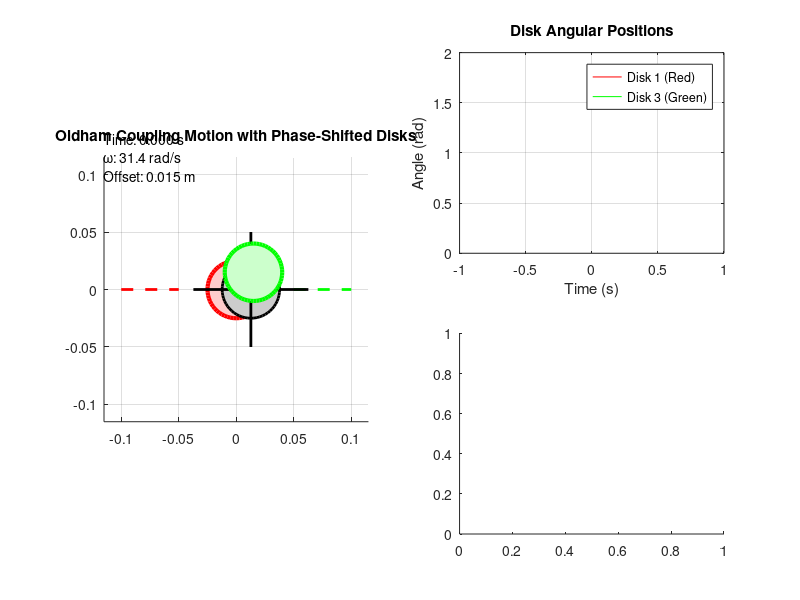

Write the MATLAB code that produced this figure. (Note: this script raises an error after producing the figure.)
% Oldham Coupling Dynamics Simulation with Three Phase-Shifted Disks
% Based on the kinematic modeling from VINUNIVERSITY presentation

clear; close all; clc;

%% Parameters
rpm = 300;                  % Rotational speed (revolutions per minute)
omega = rpm * 2 * pi/60;      % Angular velocity (rad/s)
offset = 0.015;             % Parallel misalignment between shafts (m)
duration = 5;             % Simulation duration (s)
phase_diff = pi/2;          % Phase difference between disks (π/2 as per slides)

% Coupling parameters
R = 0.05;                   % Coupling radius (m)
d = 2*R;                    % Diameter (for velocity/acceleration formulas)

% Simulation parameters
dt = 1e-4;                  % Time step (s)
t = 0:dt:duration;          % Time vector
N = length(t);              % Number of time steps

%% Initialize Disk Positions
% All disks follow the same basic equations but with phase shifts
theta = omega * t;          % Base angle evolution

% Disk 1 (Red - Driving disk) - Vertical slot initially (phase = 0)
x1 = offset*cos(theta);
y1 = offset*sin(theta);

% Disk 2 (Gray - Middle disk) - Has both slots (average phase)
x2 = offset*cos(theta) - (offset^2)/(2*R)*cos(2*theta);
y2 = offset*sin(theta) - (offset^2)/(2*R)*sin(2*theta);

% Disk 3 (Green - Driven disk) - Horizontal slot initially (phase = π/2)
x3 = offset*cos(theta + phase_diff);
y3 = offset*sin(theta + phase_diff);

%% Calculate Velocities and Accelerations (from slides formulas)
% Velocity magnitude for all disks is d*ω (where d is offset)
v1 = d*omega;
v2 = d*omega;
v3 = d*omega;

% Angular acceleration (assumed zero for constant velocity)
alpha = 0;

% Acceleration magnitude (from slide 26)
a_mag = d*sqrt(alpha^2 + 4*omega^4);

%% Visualization
figure('Color', 'white', 'Position', [100, 100, 1200, 800]);

% Animation of the coupling motion
for i = 1:50:N
    clf;
    
    % Draw all three disks with phase-shifted positions
    subplot(2,2,[1,3]);
    hold on; axis equal; grid on;
    title('Oldham Coupling Motion with Phase-Shifted Disks');
    xlim([-2*R-offset, 2*R+offset]); 
    ylim([-2*R-offset, 2*R+offset]);
    
    % Draw shafts
    plot([-2*R, -R], [0, 0], 'r--', 'LineWidth', 2); % Input shaft
    plot([R, 2*R], [0, 0], 'g--', 'LineWidth', 2);   % Output shaft
    
    % Disk 1 (Red - Driving disk)
    rectangle('Position', [x1(i)-R/2-offset, y1(i)-R/2, R, R], ...
              'Curvature', [1,1], 'FaceColor', [1, 0.8, 0.8], ...
              'EdgeColor', 'r', 'LineWidth', 3);
    % Vertical slot (initial position)
    % plot([x1(i)-R/2*cos(0+phase_diff/2), x1(i)+R/2*cos(0+phase_diff/2)], ...
    %      [y1(i)-R/2*sin(0+phase_diff/2), y1(i)+R/2*sin(0+phase_diff/2)], ...
    %      'r-', 'LineWidth', 3);
    
    % Disk 2 (Gray - Middle disk)
    rectangle('Position', [x2(i)-R/2, y2(i)-R/2, R, R], ...
              'Curvature', [1,1], 'FaceColor', [0.8, 0.8, 0.8], ...
              'EdgeColor', 'k', 'LineWidth', 2);
    % Cross slots
    plot([x2(i)-R*cos(theta(i)), x2(i)+R*cos(theta(i))], ...
         [y2(i)-R*sin(theta(i)), y2(i)+R*sin(theta(i))], 'k-', 'LineWidth', 2);
    plot([x2(i)-R*cos(theta(i)+phase_diff), x2(i)+R*cos(theta(i)+phase_diff)], ...
         [y2(i)-R*sin(theta(i)+phase_diff), y2(i)+R*sin(theta(i)+phase_diff)], ...
         'k-', 'LineWidth', 2);
    
    % Disk 3 (Green - Driven disk)
    rectangle('Position', [x3(i)-R/2+offset, y3(i)-R/2, R, R], ...
              'Curvature', [1,1], 'FaceColor', [0.8, 1, 0.8], ...
              'EdgeColor', 'g', 'LineWidth', 3);
    % Horizontal slot (initial position)
    % plot([x3(i)-R/2*cos(phase_diff), x3(i)+R/2*cos(phase_diff)], ...
    %      [y3(i)-R/2*sin(phase_diff), y3(i)+R/2*sin(phase_diff)], ...
    %      'g-', 'LineWidth', 3);
    
    % Trajectories
    plot(x1(1:i), y1(1:i), 'r:', 'LineWidth', 1);
    plot(x2(1:i), y2(1:i), 'b-', 'LineWidth', 1);
    plot(x3(1:i), y3(1:i), 'g:', 'LineWidth', 1);
    
    % Time and parameter display
    text(-2*R-offset, 2*R+offset, sprintf('Time: %.3f s\nω: %.1f rad/s\nOffset: %.3f m', ...
         t(i), omega, offset), 'FontSize', 10);
    
    % Plot angular positions
    subplot(2,2,2);
    plot(t(1:i), theta(1:i), 'r-', t(1:i), theta(1:i)+phase_diff, 'g-');
    xlabel('Time (s)'); ylabel('Angle (rad)');
    title('Disk Angular Positions');
    legend('Disk 1 (Red)', 'Disk 3 (Green)');
    grid on;
    
    % Plot velocity and acceleration
    subplot(2,2,4);
    yyaxis left;
    plot(t(1:i), repmat(v1,1,i), 'b-');
    ylabel('Velocity (m/s)');
    yyaxis right;
    plot(t(1:i), repmat(a_mag,1,i), 'r-');
    ylabel('Acceleration (m/s²)');
    title('Velocity and Acceleration Magnitude');
    grid on;
    
    drawnow;
end

%% Additional Analysis
% Calculate relative motions
rel_x = x3 - x1;
rel_y = y3 - y1;

figure('Color', 'white');
subplot(2,1,1);
plot(t, rel_x, 'b-', t, rel_y, 'r-');
xlabel('Time (s)'); ylabel('Displacement (m)');
title('Relative Motion Between Disks 1 and 3');
legend('X direction', 'Y direction');
grid on;

subplot(2,1,2);
plot(t, sqrt(rel_x.^2 + rel_y.^2), 'k-');
xlabel('Time (s)'); ylabel('Distance (m)');
title('Distance Between Disks 1 and 3');
grid on;

